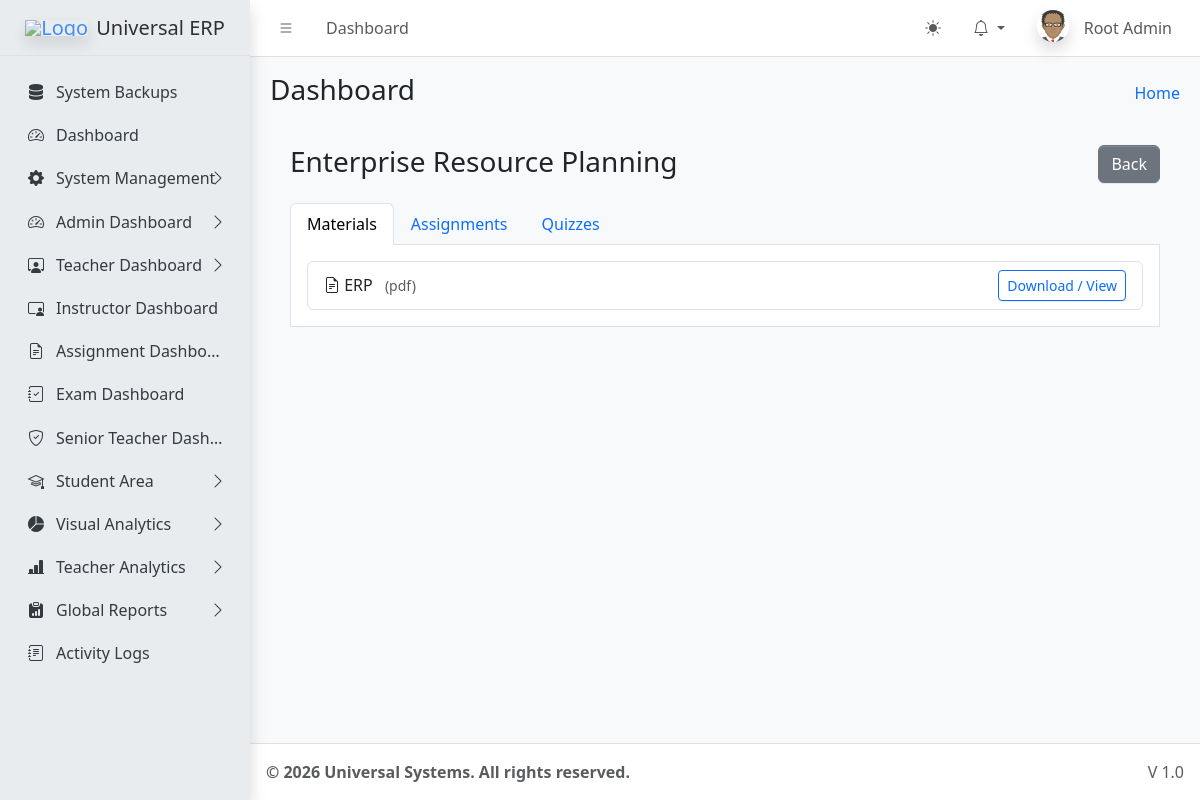
Page /dashboards/student/course_view.php?id=1 (signed in) on the committed database.
### tables this page shows
CREATE TABLE `sys_pages` (
  `id` int(11) NOT NULL,
  `parent_id` int(11) DEFAULT 0,
  `page_name` varchar(100) NOT NULL,
  `page_url` varchar(255) DEFAULT '#',
  `icon_class` varchar(50) DEFAULT 'bi bi-circle',
  `sort_order` int(11) DEFAULT 0
);

CREATE TABLE `courses` (
  `id` int(11) NOT NULL,
  `teacher_id` int(11) NOT NULL,
  `course_code` varchar(50) DEFAULT NULL,
  `title` varchar(255) NOT NULL,
  `description` text DEFAULT NULL,
  `created_at` timestamp NOT NULL DEFAULT current_timestamp()
);

CREATE TABLE `materials` (
  `id` int(11) NOT NULL,
  `course_id` int(11) NOT NULL,
  `title` varchar(100) NOT NULL,
  `type` enum('pdf','video','doc','link') NOT NULL,
  `file_path` varchar(255) DEFAULT NULL,
  `uploaded_at` timestamp NOT NULL DEFAULT current_timestamp()
);

### dashboards/student/course_view.php (the view, shortened to what this page needs)
<?php
require_once '../../core/db.php';
require_once '../../includes/header.php';
$student_id = $_SESSION['user_id'];
$course_id = $_GET['id'] ?? 0;
$course_stmt = $pdo->prepare("SELECT * FROM courses WHERE id = ?");
$course_stmt->execute([$course_id]);
$course = $course_stmt->fetch();
$materials = $pdo->prepare("SELECT m.*, v.id as viewed
                            FROM materials m
                            LEFT JOIN material_views v ON m.id = v.material_id AND v.student_id = ?
                            WHERE m.course_id = ? ORDER BY m.uploaded_at DESC");
$materials->execute([$student_id, $course_id]);
$mat_list = $materials->fetchAll();
?>
<div class="app-content-header">
    <div class="container-fluid">
        <div class="row">
            <div class="col-sm-6">
                <h3><?= htmlspecialchars($course['title']) ?></h3>
            </div>
            <div class="col-sm-6 text-end">
                <a href="my_learning.php" class="btn btn-secondary">Back</a>
            </div>
        </div>
    </div>
</div>
<div class="app-content">
    <div class="container-fluid">
        <ul class="nav nav-tabs" id="stuTabs" role="tablist">
            <li class="nav-item"><a class="nav-link active" data-bs-toggle="tab" href="#mat">Materials</a></li>
            <li class="nav-item"><a class="nav-link" data-bs-toggle="tab" href="#assign">Assignments</a></li>
            <li class="nav-item"><a class="nav-link" data-bs-toggle="tab" href="#quizzes">Quizzes</a></li>
        </ul>
        <div class="tab-content p-3 border border-top-0 bg-white">
            <div class="tab-pane fade show active" id="mat">
                <div class="list-group">
                    <?php foreach($mat_list as $m): ?>
                        <div class="list-group-item d-flex justify-content-between align-items-center">
                            <div>
                                <i class="bi bi-file-earmark-text"></i> <?= htmlspecialchars($m['title']) ?>
                                <small class="text-muted ms-2">(<?= $m['type'] ?>)</small>
                            </div>
                            <?php if($m['file_path']): ?>
                                <a href="action_view_material.php?id=<?= $m['id'] ?>" class="btn btn-sm btn-outline-primary" target="_blank">Download / View</a>
                            <?php endif; ?>
                        </div>
                    <?php endforeach; ?>
                </div>
            </div>
        </div>
    </div>
</div>
<?php require_once '../../includes/footer.php'; ?>

### includes/sidebar.php (shortened to what this page needs)
<aside class="app-sidebar bg-body-secondary shadow">
    <div class="sidebar-brand">
        <a href="<?= BASE_URL ?>index.php" class="brand-link">
            <img src="<?= $settings['system_logo'] ?>" alt="Logo" class="brand-image opacity-75 shadow">
            <span class="brand-text fw-light"><?= $settings['system_name'] ?></span>
        </a>
    </div>
    <div class="sidebar-wrapper">
        <nav class="mt-2">
            <ul class="nav sidebar-menu flex-column" data-lte-toggle="treeview" role="menu" data-accordion="false">
                <?php
                function buildMenu($pdo, $parentId = 0, $userRole, $currentUrl)
                {
                    $sql = "
                        SELECT p.* FROM sys_pages p
                        JOIN role_access ra ON p.id = ra.page_id
                        WHERE p.parent_id = ? AND ra.role_key = ?
                        ORDER BY p.sort_order ASC
                    ";
                    $stmt = $pdo->prepare($sql);
                    $stmt->execute([$parentId, $userRole]);
                    $items = $stmt->fetchAll();
                    foreach ($items as $item) {
                        $childStmt = $pdo->prepare("SELECT COUNT(*) FROM sys_pages WHERE parent_id = ?");
                        $childStmt->execute([$item['id']]);
                        $hasChildren = $childStmt->fetchColumn() > 0;
                        $isActive = (strpos($currentUrl, $item['page_url']) !== false && $item['page_url'] !== '#');
                        $menuOpen = $isActive ? 'menu-open' : '';
                        $activeClass = $isActive ? 'active' : '';
                        echo '<li class="nav-item ' . $menuOpen . '">';
                        echo '<a href="' . ($hasChildren ? '#' : BASE_URL . $item['page_url']) . '" class="nav-link ' . $activeClass . '">';
                        echo '<i class="nav-icon ' . $item['icon_class'] . '"></i>';
                        echo '<p>' . htmlspecialchars($item['page_name']);
                        if ($hasChildren) {
                            echo '<i class="nav-arrow bi bi-chevron-right"></i>';
                        }
                        echo '</p></a>';
                        if ($hasChildren) {
                            buildMenu($pdo, $item['id'], $userRole, $currentUrl);
                        }
                        echo '</li>';
                    }
                }
                $cur = substr($_SERVER['SCRIPT_NAME'], strlen('/universal/'));
                buildMenu($pdo, 0, $_SESSION['role'], $cur);
                ?>
            </ul>
        </nav>
    </div>
</aside>

### rows in the picture
sys_pages: page_name "System Backups"
sys_pages: page_name "Dashboard"
sys_pages: page_name "System Management"
sys_pages: page_name "Admin Dashboard"
sys_pages: page_name "Teacher Dashboard"
sys_pages: page_name "Instructor Dashboard"
sys_pages: page_name "Assignment Dashbo…"
sys_pages: page_name "Exam Dashboard"
sys_pages: page_name "Senior Teacher Dash…"
sys_pages: page_name "Student Area"
sys_pages: page_name "Visual Analytics"
sys_pages: page_name "Teacher Analytics"
sys_pages: page_name "Global Reports"
sys_pages: page_name "Activity Logs"
courses: title "Enterprise Resource Planning"
materials: title "ERP", type "pdf"

### other values in the picture
$pageTitle "Dashboard"
$_SESSION['name'] "Root Admin"
$settings['system_name'] "Universal ERP"
$settings['footer_text'] "© 2026 Universal Systems. All rights reserved."
